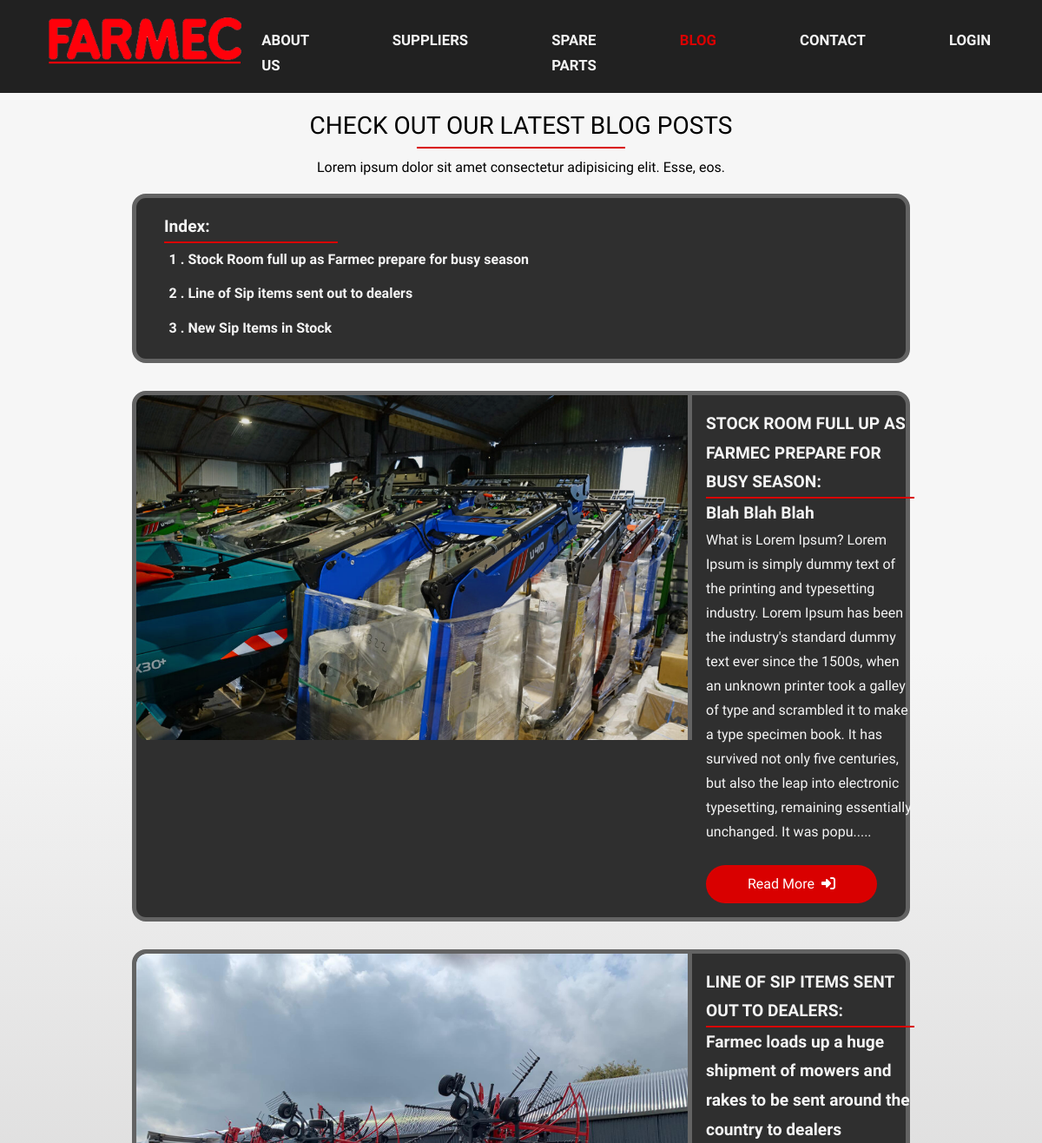
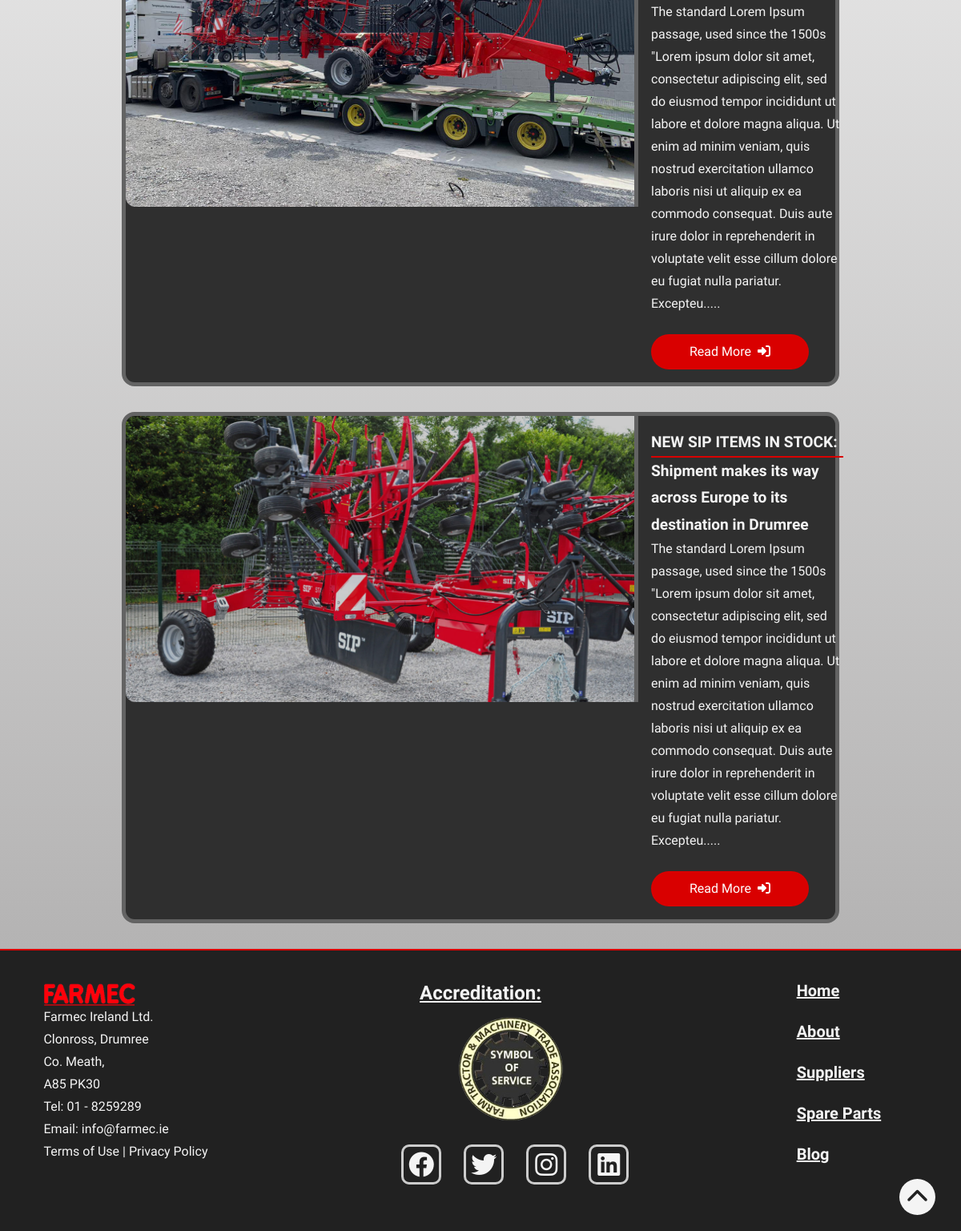
/blog/blogs/, run on the app's committed database (2 pictures, top to bottom).
### blog/models.py (models this page shows, shortened)
class Blog(models.Model):
    title = models.CharField(max_length=200, blank=True, null=True)
    date = models.CharField(max_length=200, blank=True, null=True)
    main_image = models.ImageField(null=True, blank=True, upload_to='models/', default="default.jpg")
    subheading = models.CharField(max_length=200, blank=True, null=True)
    body = models.TextField(blank=True, null=True)
    created = models.DateTimeField(auto_now_add=True)
    id = models.UUIDField(default=uuid.uuid4, unique=True,
                          primary_key=True, editable=False)
    class Meta:
        ordering = ['-created']
    @property
    def imageurl(self):
        try:
            url = self.main_image.url
        except:
            url = ''
        return url

### blog/views.py (the view)
# urls.py: path('blogs/', views.blogs, name='blogs'),
def blogs(request):
    blogs = Blog.objects.all()
    context = {'blogs': blogs}
    return render(request, 'blog/blogs.html', context)

### farmec/context_processors.py (called while the page is built)
def navbar_links(request):
    suppliers = Supplier.objects.all()
    spareparts = SupplierPage.objects.all()
    return {
        'suppliers': suppliers,
        'spareparts': spareparts,
    }

### blog/templates/blog/blogs.html (shortened to what this page needs)
{% extends 'main.html' %}
{% load static %}
{% block content %}
<section id="main-blog">
    <h2 class="section-title">
        Check out our Latest Blog Posts<div class="bottom-line"></div>
    </h2>
    <p class="text-center spacing-bottom lead">Lorem ipsum dolor sit amet consectetur adipisicing elit. Esse, eos.</p>
    <div class="index">
        <h1 class="index-heading">Index:
            <div class="bottom-line-side"></div>
        </h1>
        {% for blog in blogs %}
        <h1 class="index-name"><a class="index-link" href="#blog-grid-{{forloop.counter}}">{{forloop.counter}}
                . {{blog.title}}</a></h1>
        {% endfor %}
    </div>
    {% for blog in blogs %}
    <div class="blog-grid" id="blog-grid-{{forloop.counter}}">
        <img src="{{blog.imageurl}}" alt="">
        <div class="blog-description">
            <h2>{{blog.title}}:
                <div class="bottom-line-side-long"></div>
            </h2>
            <h1>{{blog.subheading}}</h1>
            <p>{{blog.body|slice:"400"}}.....</p>
            <a href="{% url 'blog' pk=blog.pk %}" class="btn-small btn-primary form-buttom">
                Read More<i class="fa-sharp fa-solid fa-right-to-bracket"></i>
            </a>
        </div>
    </div>
    {% endfor %}
</section>
{% endblock content %}

### static/css/utils.css (style rules this page uses)
:root { --website-width: 100vw; --primary-color: #d90000; --light-color: #f4f4f4; --medium-color: #ccc; --darker-color: #636363; --mdark-color: #2f2f2f; --dark-color: #212121; --gradient-primary: linear-gradient(#db0101 70%, #a20202); --gradient-dark: linear-gradient(#1f1e1e 60%, #0f0f0f); --gradient-light: linear-gradient(#f6f6f6 30%, #b4b3b3); }
* { margin: 0; padding: 0; box-sizing: border-box; }
html { scroll-behavior: smooth; }
body { font-family: "Dosis", sans-serif; line-height: 1.75; background: #fff; overflow-x: hidden; background-image: var(--gradient-light); }
h2, h3, h4 { text-transform: uppercase; }
.btn-small { display: inline-block; padding: .5rem 3rem; border-radius: 2rem; text-decoration: none; font-size: 1rem; font-weight: 600; transition: all 0.5s linear; }
.fa-right-to-bracket { margin-left: .5rem; }
.btn-primary { color: #fff; background-color: var(--primary-color); font-weight: 500; }
.lead { font-weight: 500; font-size: 1rem; }
.spacing-bottom { margin-bottom: 1rem; }
.text-center { text-align: center; justify-content: center; }
.section-title { font-size: 1.75rem; display: block; text-align: center; font-weight: 500; }
.bottom-line { height: 2px; width: 15rem; background: var(--primary-color); display: block; margin: 0 auto .5rem auto; }
.bottom-line-side { height: 2px; width: 12.5rem; background: var(--primary-color); display: block; }
.bottom-line-side-long { height: 2px; width: 15rem; background: var(--primary-color); display: block; }
.index { background-color: var(--mdark-color); color: var(--light-color); margin: 0 1.5rem; padding: 1rem 2rem; border: 5px solid var(--darker-color); border-radius: 1rem; display: flex; flex-direction: column; }
h1.index-heading { font-size: 1.2rem; font-weight: 700; }
h1.index-name { font-size: 1rem; font-weight: 600; margin: .25rem; padding: .1rem; }
a.index-link { text-decoration: none; color: var(--light-color); transition: all 0.3s linear; }

### static/css/blog.css (style rules this page uses)
#main-blog { margin: 7.5rem 8rem 1rem 8rem; }
#main-blog .blog-grid { display: grid; grid-template-columns: 1fr 3fr; margin: 2rem 1.5rem 2rem 1.5rem; background-color: var(--mdark-color); color: var(--light-color); border: 5px solid var(--darker-color); border-radius: 1rem; }
#main-blog .blog-grid img { overflow: hidden; object-fit: cover; width: 40rem; border-right: 5px solid var(--darker-color); border-start-start-radius: .75rem; border-end-start-radius: .75rem; }
#main-blog .blog-grid .blog-description { padding: 1rem; }
#main-blog .blog-grid .blog-description h2, #main-blog .blog-grid .blog-description h1 { color: var(--light-color); font-size: 1.2rem; }
#main-blog .blog-grid .blog-description p { font-size: 1rem; font-weight: 500; }
#main-blog .blog-grid .blog-description a { margin-top: 1.5rem; }

### static/css/blurb.css (style rules this page uses)
#blurb .blog-grid h2, h1 { font-size: 1.2rem; }

### data on the page
Blog: title "Stock Room full up as Farmec prepare for busy season", imageurl (picture), title "STOCK ROOM FULL UP AS FARMEC PREPARE FOR BUSY SEASON", subheading "Blah Blah Blah", body "What is Lorem Ipsum? Lorem Ipsum is simply dummy text of the printing and typesetting industry. Lorem Ipsum has been the industry's standard dummy text ever since the 1500s, when an unknown printer took a galley of type and scrambled it to make a type specimen book. It has survived not only five centuries, but also the leap into electronic typesetting, remaining essentially unchanged. It was popu"
Blog: title "Line of Sip items sent out to dealers", imageurl (picture), title "LINE OF SIP ITEMS SENT OUT TO DEALERS", subheading "Farmec loads up a huge shipment of mowers and rakes to be sent around the country to dealers", body "The standard Lorem Ipsum passage, used since the 1500s \"Lorem ipsum dolor sit amet, consectetur adipiscing elit, sed do eiusmod tempor incididunt ut labore et dolore magna aliqua. Ut enim ad minim veniam, quis nostrud exercitation ullamco laboris nisi ut aliquip ex ea commodo consequat. Duis aute irure dolor in reprehenderit in voluptate velit esse cillum dolore eu fugiat nulla pariatur. Excepteu"
Blog: title "New Sip Items in Stock", imageurl (picture), title "NEW SIP ITEMS IN STOCK", subheading "Shipment makes its way across Europe to its destination in Drumree", body "The standard Lorem Ipsum passage, used since the 1500s \"Lorem ipsum dolor sit amet, consectetur adipiscing elit, sed do eiusmod tempor incididunt ut labore et dolore magna aliqua. Ut enim ad minim veniam, quis nostrud exercitation ullamco laboris nisi ut aliquip ex ea commodo consequat. Duis aute irure dolor in reprehenderit in voluptate velit esse cillum dolore eu fugiat nulla pariatur. Excepteu"
